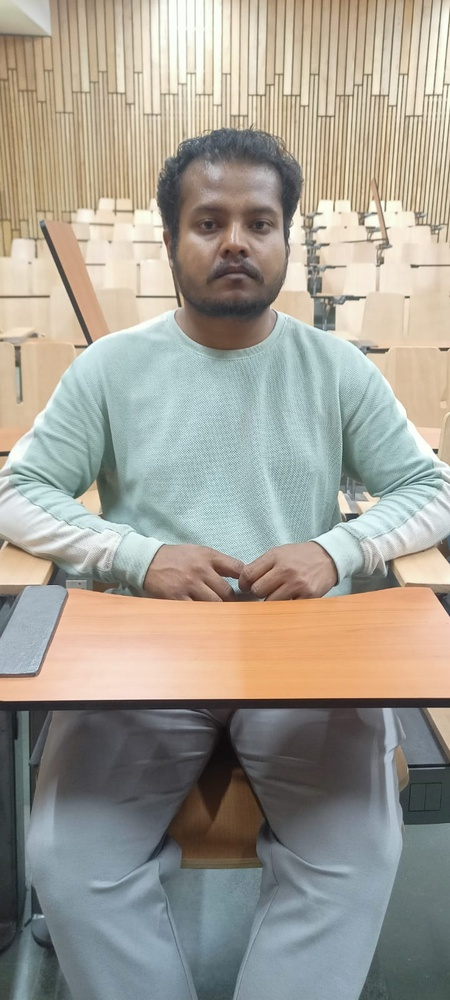
#> input picture Images/image.jpeg, 450 x 1000 px, shrunk from 720 x 1600 before the run
$ python utils.py
#> lines starting #> are read from the running program, lines starting #| are printed output that depends on the picture
#> the answer given: Images/image.jpeg
#> the answer given: Images/image.jpeg
### main.py
import cv2
import json
import numpy as np
import matplotlib.pyplot as plt
from sklearn.metrics import r2_score


def getImage(filename):
#> called with filename = 'Images/image.jpeg'
    img = cv2.imread(filename)
#> img is the input picture: shape (1000, 450, 3); mean B, G, R 147.8, 158.5, 162.8
    img = cv2.cvtColor(img, cv2.COLOR_BGR2GRAY)
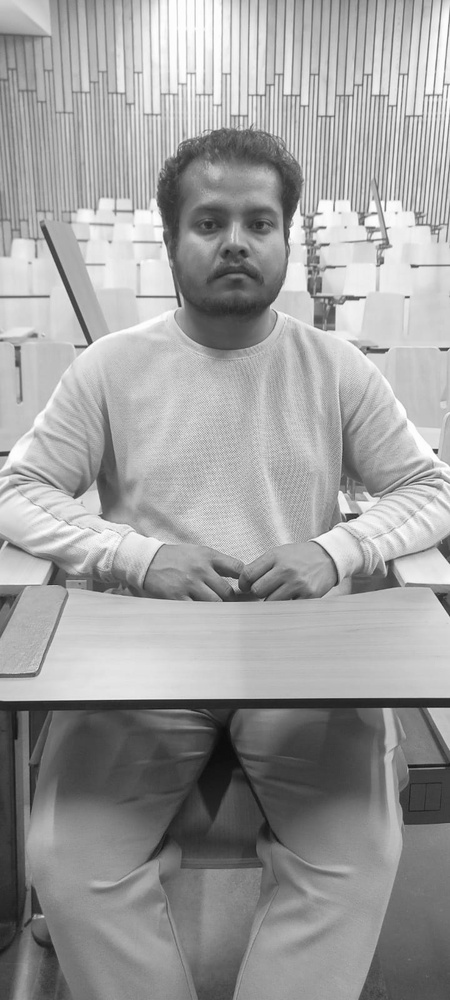
#> img: shape (1000, 450); min 11, max 255, mean 158.5
    return img


def getHistogram(image):
    hist, bins = np.histogram(image.flatten(), 256, [0, 256])
    return hist, bins


# [143 lines left out: functions plotHistogram, getSmoothHistogram, getInitialPeak, peakSearching, calculate_r_squared_least_squares, peakMerging and 3 more, not called in this run]


# [39 lines that do not run on import are left out]

### utils.py
import cv2
import numpy as np
import matplotlib.pyplot as plt
import pandas as pd
from main import *
from sklearn.metrics import mean_squared_error
from skimage.metrics import peak_signal_noise_ratio

def calculate_mse(image1, image2):
    """Calculate Mean Squared Error (MSE) between two images."""
    return mean_squared_error(image1.flatten(), image2.flatten())

def calculate_psnr(image1, image2):
    """Calculate Peak Signal-to-Noise Ratio (PSNR) between two images."""
    return peak_signal_noise_ratio(image1, image2, data_range=image1.max() - image1.min())

# [56 lines left out: functions compare_results, plot_histogram_comparison, not called in this run]

def main():
    # Load images (our processed result and a reference result)
    original_filename = input("Enter original image file path: ")
    reference_filename = input("Enter reference method result file path: ")

    original_image = getImage(original_filename)
#> (the run stopped early here; a loop or call above may not have finished)

$ run again, with Images/karan.jpeg copied over Images/image.jpeg
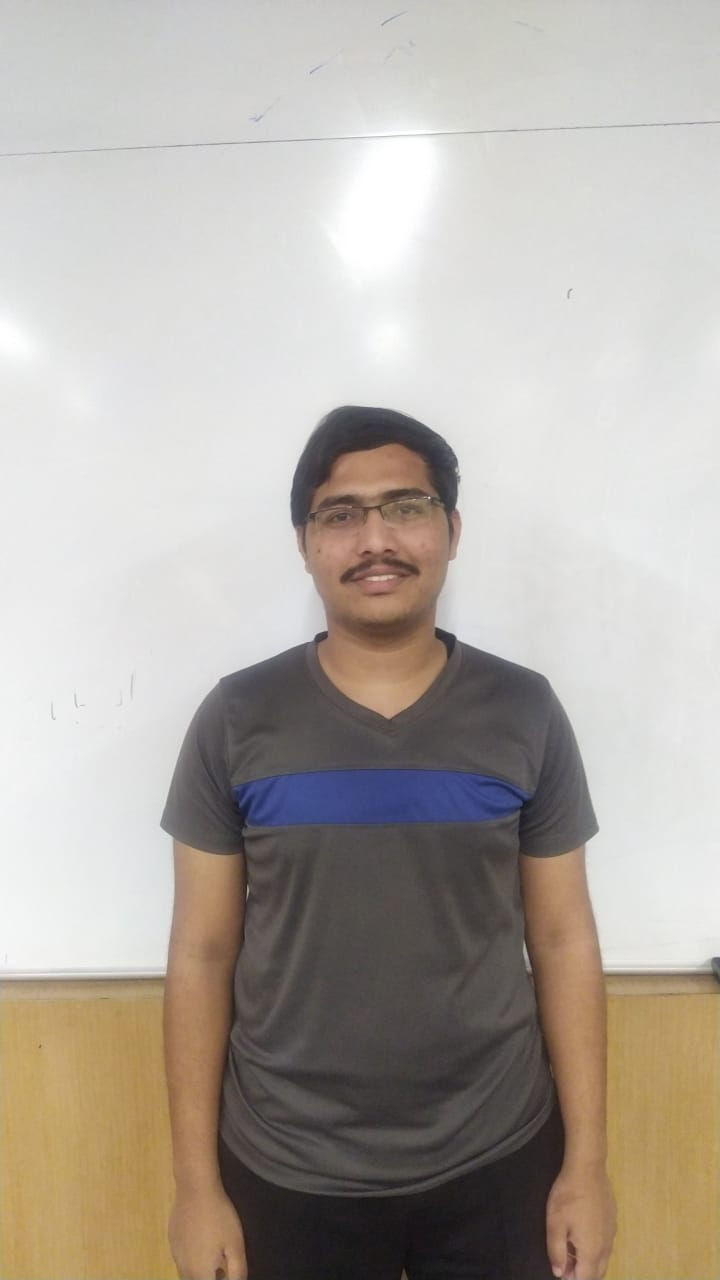
#> input picture Images/karan.jpeg, 720 x 1280 px
#> in getImage, img is the input picture: shape (1280, 720, 3); mean B, G, R 164.1, 171.6, 178.3
#> in getImage, `img = cv2.cvtColor(img, cv2.COLOR_BGR2GRAY)`:
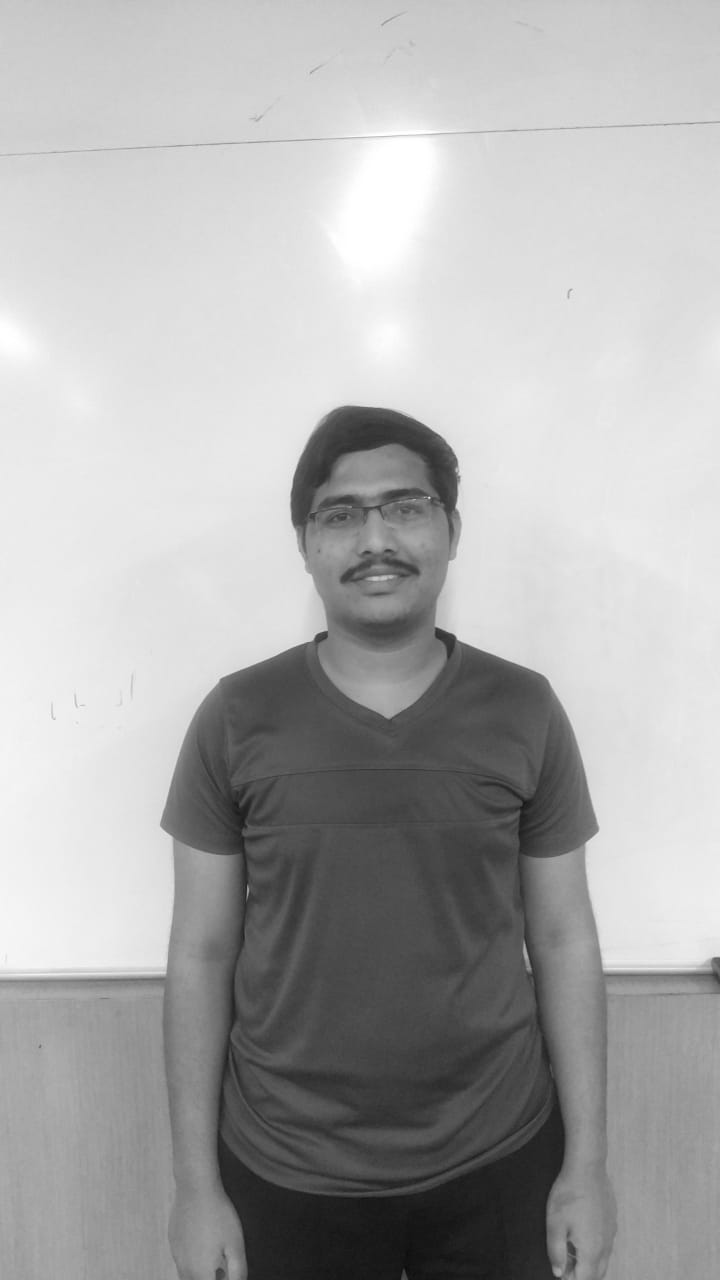
#> img: shape (1280, 720); min 10, max 255, mean 172.8

$ run again, with Images/sandesh.jpeg copied over Images/image.jpeg
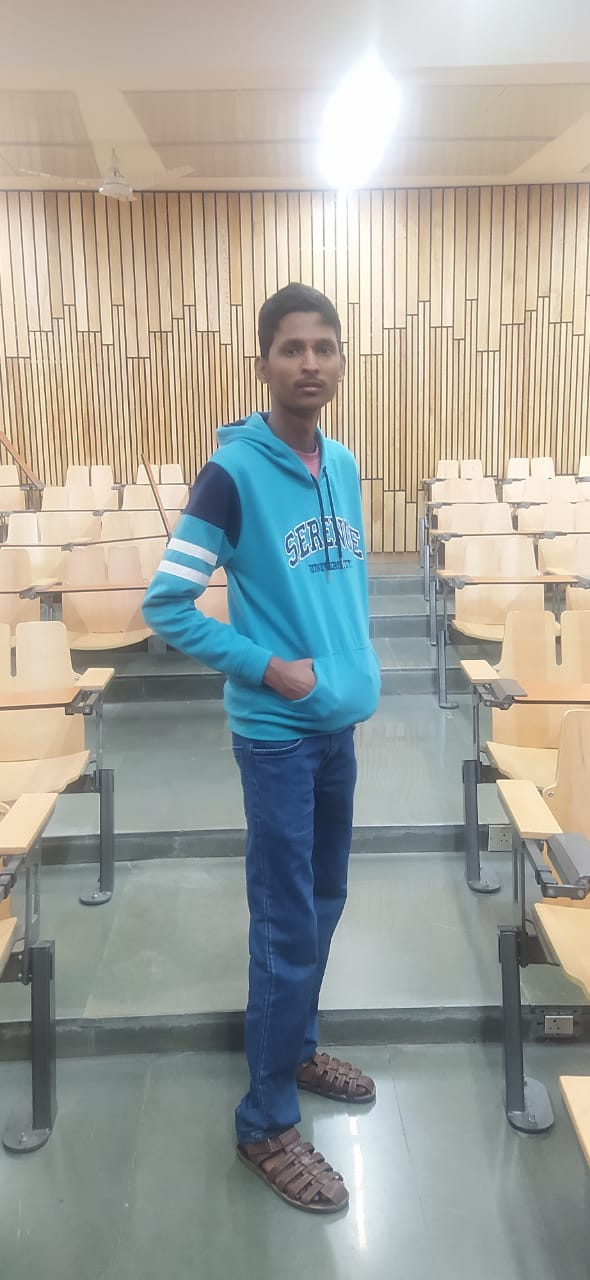
#> input picture Images/sandesh.jpeg, 590 x 1280 px
#> in getImage, img is the input picture: shape (1280, 590, 3); mean B, G, R 156.9, 163.7, 161.8
#> in getImage, `img = cv2.cvtColor(img, cv2.COLOR_BGR2GRAY)`:
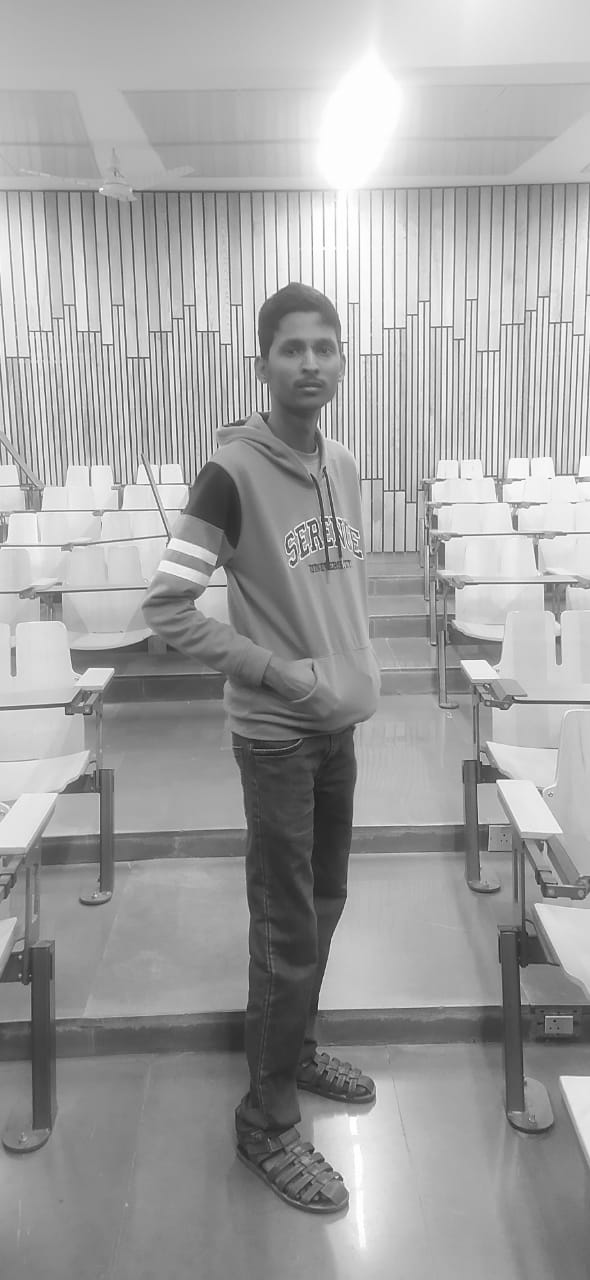
#> img: shape (1280, 590); min 23, max 255, mean 162.4

$ run again, with Images/100007.jpg copied over Images/image.jpeg
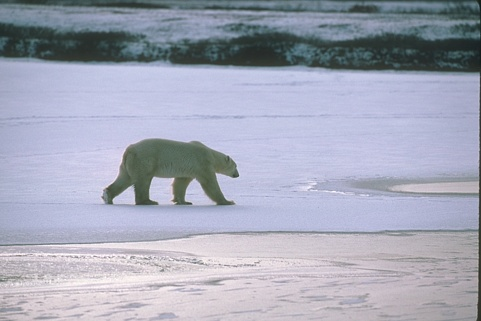
#> input picture Images/100007.jpg, 481 x 321 px
#> in getImage, img is the input picture: shape (321, 481, 3); mean B, G, R 183.7, 167.6, 164.2
#> in getImage, `img = cv2.cvtColor(img, cv2.COLOR_BGR2GRAY)`:
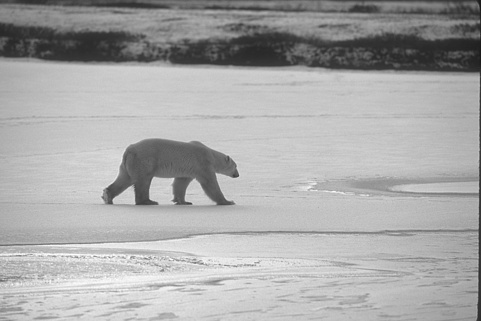
#> img: shape (321, 481); min 26, max 254, mean 168.4
